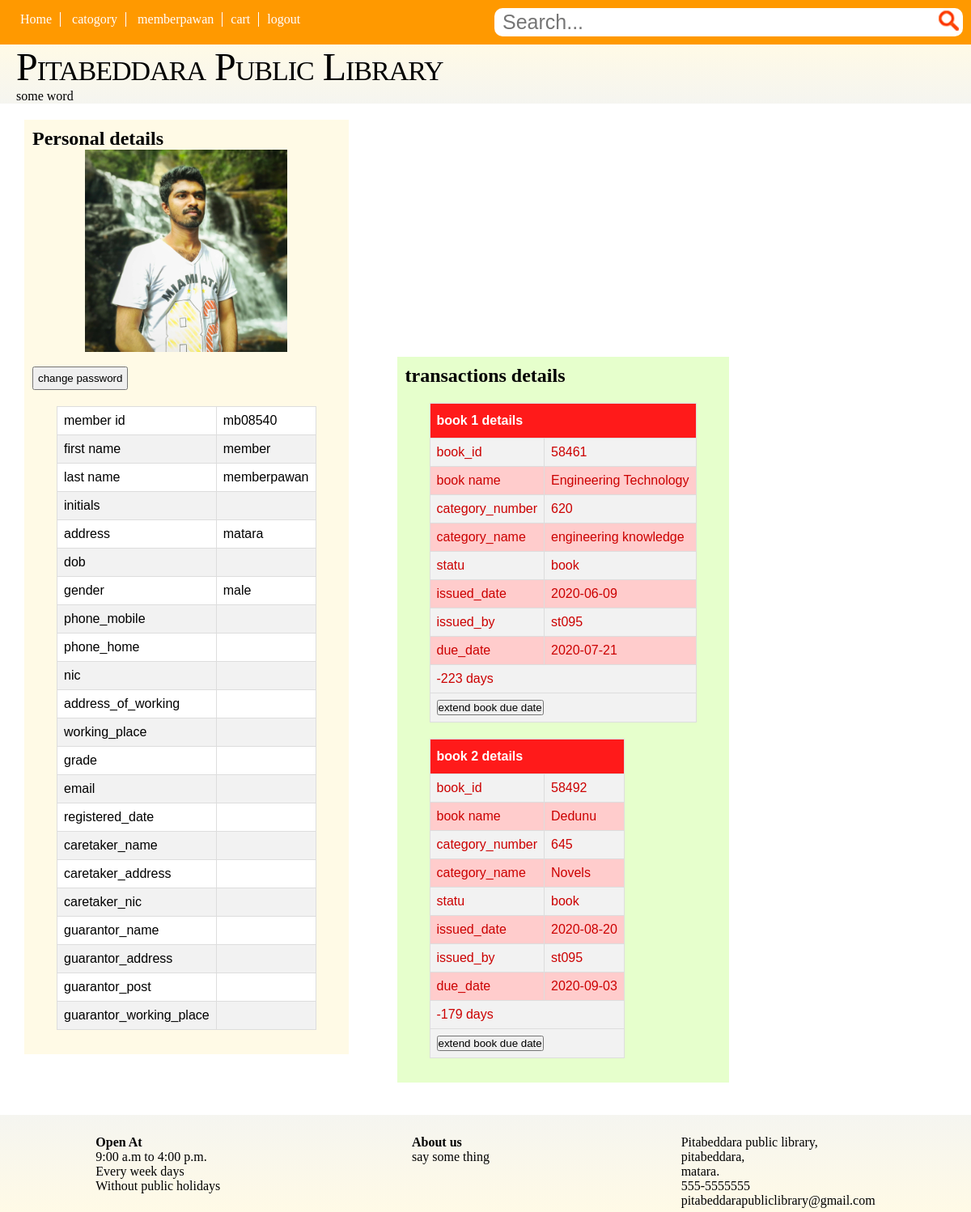
The app's page /php/member_profile.php (signed in) with its own data.
### tables this page shows
CREATE TABLE IF NOT EXISTS `members` (
  `id` char(7) NOT NULL,
  `f_name` varchar(20) DEFAULT NULL,
  `l_name` varchar(30) NOT NULL,
  `initials` varchar(15) DEFAULT NULL,
  `address` varchar(100) NOT NULL,
  `dob` varchar(12) DEFAULT NULL,
  `gender` varchar(6) DEFAULT NULL,
  `phone_mobile` varchar(11) DEFAULT NULL,
  `phone_home` varchar(11) DEFAULT NULL,
  `nic` char(10) DEFAULT NULL,
  `address_of_working` varchar(100) DEFAULT NULL,
  `working_place` varchar(100) DEFAULT NULL,
  `grade` varchar(20) DEFAULT NULL,
  `email` varchar(50) DEFAULT NULL,
  `registered_date` varchar(12) DEFAULT NULL,
  `caretaker_name` varchar(50) DEFAULT NULL,
  `caretaker_address` varchar(100) DEFAULT NULL,
  `caretaker_nic` char(10) DEFAULT NULL,
  `guarantor_name` varchar(50) DEFAULT NULL,
  `guarantor_address` varchar(100) DEFAULT NULL,
  `guarantor_post` varchar(20) DEFAULT NULL,
  `guarantor_working_place` varchar(100) DEFAULT NULL,
  `count_of_transactions` int(11) NOT NULL DEFAULT 0,
  `mpassword` varchar(200) DEFAULT NULL,
  PRIMARY KEY (`id`)
);

CREATE TABLE IF NOT EXISTS `transactions` (
  `book_id` varchar(5) NOT NULL,
  `member_id` char(7) DEFAULT NULL,
  `issued_date` varchar(12) DEFAULT NULL,
  `issued_by` char(5) DEFAULT NULL,
  `due_date` varchar(12) DEFAULT NULL,
  `return_date` varchar(12) DEFAULT 'UNKNOWN',
  `return_to` char(5) DEFAULT 'NO',
  `count_of_transactions` int(11) NOT NULL DEFAULT 0,
  PRIMARY KEY (`book_id`)
);

CREATE TABLE IF NOT EXISTS `book` (
  `id` varchar(5) NOT NULL,
  `name` varchar(50) DEFAULT NULL,
  `category_number` varchar(15) DEFAULT NULL,
  `writer` varchar(50) DEFAULT NULL,
  `statu` varchar(15) DEFAULT NULL,
  `printed_date` varchar(10) DEFAULT NULL,
  `price` float DEFAULT NULL,
  `reference` varchar(3) NOT NULL,
  PRIMARY KEY (`id`)
);

CREATE TABLE IF NOT EXISTS `category` (
  `category_number` varchar(15) NOT NULL,
  `category_name` varchar(50) NOT NULL,
  PRIMARY KEY (`category_number`,`category_name`)
);

### php/member_profile.php (the view, shortened to what this page needs)
<?php require_once('../connection/tempconn.php'); ?>
<?php
	$error=array();
	$member_id='';
	if (isset($_SESSION['job_position'])) {
		$job_position=$_SESSION['job_position'];
	}else{
		header('Location:login.php?page=member_profile');
	}
	if(isset($_GET['id'])){
		$member_id=$_GET['id'];
	}elseif("member"==($_SESSION['job_position'])){
		$member_id=$_SESSION['id'];
	}else{
		$error[]="didn't passed id details...";
	}
	$display_profile='';
	$display_transactions='';
	$privete_detail_query="SELECT id,f_name,l_name,initials,address,dob,gender,phone_mobile,phone_home,nic,address_of_working,working_place,grade,email,registered_date,caretaker_name,caretaker_address,caretaker_nic,guarantor_name,guarantor_address,guarantor_post,guarantor_working_place FROM members WHERE id='{$member_id}' LIMIT 1";
	$transactions_detail_query="SELECT member_id,book_id,issued_date,issued_by,due_date FROM transactions WHERE member_id='{$member_id}' and (return_date IS NULL or return_date='UNKNOWN')";
	$privete_detail=mysqli_query($admin_conn,$privete_detail_query);
	$transactions_detail=mysqli_query($admin_conn,$transactions_detail_query);
	if ($privete_detail) {
		while($detail=mysqli_fetch_assoc($privete_detail)){
		    $id=$detail['id'];
		    $f_name=$detail['f_name'];
		    $l_name=$detail['l_name'];
		    $initials=$detail['initials'];
		    $address=$detail['address'];
		    $dob=$detail['dob'];
		    $gender=$detail['gender'];
		    $phone_mobile=$detail['phone_mobile'];
		    $phone_home=$detail['phone_home'];
		    $nic=$detail['nic'];
		    $address_of_working=$detail['address_of_working'];
		    $working_place=$detail['working_place'];
		    $grade=$detail['grade'];
		    $email=$detail['email'];
		    $registered_date=$detail['registered_date'];
		    $caretaker_name=$detail['caretaker_name'];
		    $caretaker_address=$detail['caretaker_address'];
		    $caretaker_nic=$detail['caretaker_nic'];
		    $guarantor_name=$detail['guarantor_name'];
		    $guarantor_address=$detail['guarantor_address'];
		    $guarantor_post=$detail['guarantor_post'];
		    $guarantor_working_place=$detail['guarantor_working_place'];
			$display_profile.='<div class="profile">';
				$display_profile.='<h2>Personal details</h2>';
				$display_profile.='<div class="dprofile">';
					$display_profile.='<img src="../img/member/profilepic/'.$id.'.jpg">';
					if ($job_position=="admin" or $job_position=="assistant") {
							$display_profile.='<br><button onclick="window.location.href = \'upload.php?id='.$id.'\'" style="padding:5px;">change profile picture</button>';
								$display_profile.='<br><input type=button style="padding:5px;" onClick="location.href=\'edit_member.php?id='.$member_id.'\'" value=\'edit profile\'></button>';
								$display_profile.='<br><input type=button style="padding:5px;" onClick="location.href=\'reset_password.php?id='.$member_id.'\'" value=\'reset password\'></button>';
					}elseif($job_position=="member"){
						$display_profile.='<form action="upload.php" method="post">';
							$display_profile.='<input type="hidden" name="id" value="'.$id.'">';
						$display_profile.='</form>';
						$display_profile.='<br><input type=button onClick="location.href=\'change_password.php\'" value=\'change password\'  style="padding:5px;"></button><br>';
					}else{
						header("Location:login.php?page=member_profile");
					}
					$display_profile.='<table id="list">';
						$display_profile.='<tr><td>member id</td><td>'.$id.'</td></tr>';
						$display_profile.='<tr><td>first name</td><td>'.$f_name.'</td></tr>';
						$display_profile.='<tr><td>last name</td><td>'.$l_name.'</td></tr>';
						$display_profile.='<tr><td>initials</td><td>'.$initials.'</td></tr>';
						$display_profile.='<tr><td>address</td><td>'.$address.'</td></tr>';
						$display_profile.='<tr><td>dob</td><td>'.$dob.'</td></tr>';
						$display_profile.='<tr><td>gender</td><td>'.$gender.'</td></tr>';
						$display_profile.='<tr><td>phone_mobile</td><td>'.$phone_mobile.'</td></tr>';
						$display_profile.='<tr><td>phone_home</td><td>'.$phone_home.'</td></tr>';
						$display_profile.='<tr><td>nic</td><td>'.$nic.'</td></tr>';
						$display_profile.='<tr><td>address_of_working</td><td>'.$address_of_working.'</td></tr>';
						$display_profile.='<tr><td>working_place</td><td>'.$working_place.'</td></tr>';
						$display_profile.='<tr><td>grade</td><td>'.$grade.'</td></tr>';
						$display_profile.='<tr><td>email</td><td>'.$email.'</td></tr>';
						$display_profile.='<tr><td>registered_date</td><td>'.$registered_date.'</td></tr>';
						$display_profile.='<tr><td>caretaker_name</td><td>'.$caretaker_name.'</td></tr>';
						$display_profile.='<tr><td>caretaker_address</td><td>'.$caretaker_address.'</td></tr>';
						$display_profile.='<tr><td>caretaker_nic</td><td>'.$caretaker_nic.'</td></tr>';
						$display_profile.='<tr><td>guarantor_name</td><td>'.$guarantor_name.'</td></tr>';
						$display_profile.='<tr><td>guarantor_address</td><td>'.$guarantor_address.'</td></tr>';
						$display_profile.='<tr><td>guarantor_post</td><td>'.$guarantor_post.'</td></tr>';
						$display_profile.='<tr><td>guarantor_working_place</td><td>'.$guarantor_working_place.'</td></tr>';
					$display_profile.='</table>';
					$display_profile.='</div>';
			$display_profile.='</div>';
		}
	}
	if ($transactions_detail) {
		$wich_book=1;
		$display_transactions.='<div class="trance">';
			$display_transactions.='<h2>transactions details</h2>';
				while($detail=mysqli_fetch_assoc($transactions_detail)){
				    $member_id=$detail['member_id'];
				    $book_id=$detail['book_id'];
				    $issued_date=$detail['issued_date'];
				    $issued_by=$detail['issued_by'];
				    $due_date=$detail['due_date'];
				    $date_due_date=date_create($due_date);
				    $today=date('Y-m-d');
				    $date_today=date_create($today);
					$diff=date_diff($date_today,$date_due_date);
					if ($date_today<$date_due_date) {
				    	$display_transactions.='<table id="list">';
				    }else{
				    	$display_transactions.='<table id="rlist">';
				    }
				    $get_book="SELECT name,category_number,statu FROM book WHERE id='{$book_id}'";
				    $get_book_detail=mysqli_query($admin_conn,$get_book);
				    $display_transactions.='<tr><th colspan="2">book '.$wich_book.' details</th></tr>';
				    $display_transactions.='<tr><td>book_id</td><td>'.$book_id.'</td></tr>';
				    while($book_detail=mysqli_fetch_assoc($get_book_detail)){
				    	$display_transactions.='<tr><td>book name</td><td>'.$book_detail['name'].'</td></tr>';
				    	$display_transactions.='<tr><td>category_number</td><td>'.$book_detail['category_number'].'</td></tr>';
				    	$category_details="SELECT category_name FROM category WHERE category_number='{$book_detail['category_number']}'";
				    	$get_category_detail=mysqli_query($admin_conn,$category_details);
				    	$get_details=mysqli_fetch_assoc($get_category_detail);
				    	$display_transactions.='<tr><td>category_name</td><td>'.$get_details['category_name'].'</td></tr>';
				    	$display_transactions.='<tr><td>statu</td><td>'.$book_detail['statu'].'</td></tr>';
				    }
				    $display_transactions.='<tr><td>issued_date</td><td>'.$issued_date.'</td></tr>';
				    $display_transactions.='<tr><td>issued_by</td><td>'.$issued_by.'</td></tr>';
				    $display_transactions.='<tr><td>due_date</td><td>'.$due_date.'</td></tr>';
				    $display_transactions.='<tr><td colspan="2">'.$diff->format("%R%a days").'</td></tr>';
				    if ($diff->format("%R%a days")<28) {
				    	$display_transactions.='<form action="member_profile.php?id='.$member_id.'" method="post">';
				    		$display_transactions.='<input type="hidden" name="member_id" value="'.$member_id.'">';
				    		$display_transactions.='<input type="hidden" name="book_id" value="'.$book_id.'">';
				    		$display_transactions.='<tr><td colspan="2"><button class="add" type="submit" name="extend">extend book due date</button></td></tr>';
				    	$display_transactions.='</form>';
				    }
				    $wich_book=$wich_book+1;
				}
			$display_transactions.='</table>';
					$display_transactions.='</div>';
	}
?>
<!DOCTYPE html>
<html lang="en">
<head>
	<link rel="stylesheet" type="text/css" href="../css/list.css">
</head>
<body>
	<div>
		<?php require_once('header.php'); ?>
		<?php require_once('banner.php'); ?>
	</div>
	<?php
		echo $display_profile;
		echo $display_transactions;
	?>
	<div class="includeone">
		<?php require_once('footer.php') ?>
	</div>
</body>
</html>

### css/list.css (style rules this page uses)
* { margin: 0; padding: 0; }
#list { font-family: "Trebuchet MS", Arial, Helvetica, sans-serif; border-collapse: collapse; background: white; margin: 20px 30px; padding: 10px; }
#list td, #list th { border: 1px solid #ddd; padding: 8px; }
#list tr:nth-child(even) { background-color: #f2f2f2; }
#rlist { font-family: "Trebuchet MS", Arial, Helvetica, sans-serif; border-collapse: collapse; background: #ffcccc; margin: 20px 30px; padding: 10px; }
#rlist td, #rlist th { border: 1px solid #ddd; padding: 8px; }
#rlist tr:nth-child(even) { background-color: #f2f2f2; }
#rlist th { padding-top: 12px; padding-bottom: 12px; text-align: left; background-color: #ff1a1a; color: white; }
#rlist td { color: #cc0000; }
.profile { position: relative; cursor: pointer; display: inline-block; background: #fffae6; margin: 20px 30px; padding: 10px; }
.profile .dprofile img { width: 250px; height: 250px; display: block; margin-left: auto; margin-right: auto; }
.trance { position: relative; cursor: pointer; display: inline-block; background: #e6ffcc; margin: 20px 30px; padding: 10px; }

### css/main.css (style rules this page uses)
* { margin: 0; padding: 0; }

### records on screen
members: id (picture), id "mb08540", f_name "member", l_name "memberpawan", address "matara", gender "male"
transactions: book_id "58461", issued_date "2020-06-09", issued_by "st095", due_date "2020-07-21", due_date "-223 days", shows "extend book due date"
book: name "Engineering Technology", category_number "620", category.category_name "engineering knowledge", statu "book"
transactions: book_id "58492", issued_date "2020-08-20", issued_by "st095", due_date "2020-09-03", due_date "-179 days", shows "extend book due date"
book: name "Dedunu", category_number "645", category.category_name "Novels", statu "book"

### other values on screen
$last_name "memberpawan"
